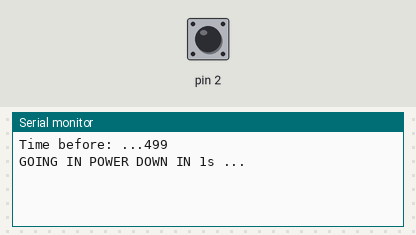
Bench run of a sketch on a simulated Arduino Uno, built with avr-gcc and run on an emulated ATmega328P. Shown: the last lines printed to the serial monitor. Inputs (shaded band) come from the test bench; at power-on: pin 2 LOW. Sleep ends after the set time or at an interrupt.

Above: at 1.2 s.
1.3 s: pin 2 pulsed HIGH 2 times (0.12 s each, 0.3 s apart)
At 1.91 s:
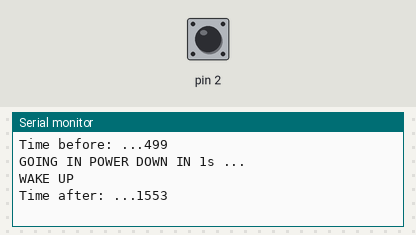
3.4 s: pin 2 driven HIGH
At 4.5 s:
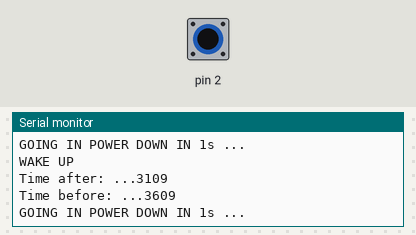

Measured:
- after the input at 1.3 s, the serial monitor: prints a new line after 0.30 s (image 1)
- after the input at 3.4 s, the serial monitor: prints a new line at once (image 2)

The sketch:

deepSleep.ino
```cpp
#include <avr/sleep.h>

void wakeUp(){}

void setup(){
  Serial.begin(9600);
  pinMode(2,INPUT);
  attachInterrupt(digitalPinToInterrupt(2), wakeUp, RISING);
}
void loop(){
  delay(500);
  long currentTime = millis();
  Serial.println("Time before: ..." + String(currentTime));
  Serial.println("GOING IN POWER DOWN IN 1s ...");
  Serial.flush();
  delay(1000);

  set_sleep_mode(SLEEP_MODE_PWR_DOWN);
  sleep_enable();
  sleep_mode();
  /* First thing to do is disable sleep. */
  sleep_disable();
  /** The program will continue from here. **/
  Serial.println("WAKE UP");
  currentTime=millis();
  Serial.println("Time after: ..." + String(currentTime));
}
```
